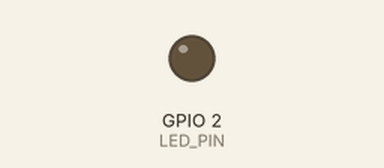
Simulated run of this sketch. Board: ESP8266 (NodeMCU). On the bench: output pins drawn as LEDs (lit = HIGH). WiFi joins after 1.5 s; servers stay silent unless stated; what the sketch prints to the serial monitor is not drawn.

Above: at 0.0 s.
At 2.6 s:
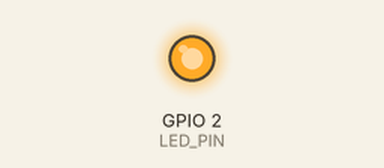
Timing chart, 0 to 4.1 s (numbered marks = the images above):
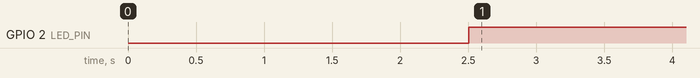

Measured:
- by itself, GPIO 2 (LED_PIN): LOW → HIGH at 2.5 s

The sketch:

test.ino
```cpp
#include <ESP8266WiFi.h>

// WiFi parameters to be configured
const char* ssid = "crunchytown";
const char* password = "zxasqw12";

#define LED_PIN 2

void setup(void)
{
  delay(1000);
  Serial.begin(9600);

  // Connect to WiFi
  WiFi.begin(ssid, password);

  // while wifi not connected yet, print '.'
  // then after it connected, get out of the loop
  while (WiFi.status() != WL_CONNECTED) {
     delay(500);
     Serial.print(".");
  }
  //print a new line, then print WiFi connected and the IP address
  Serial.println("");
  Serial.println("WiFi connected");

  // Print the IP address
  Serial.println(WiFi.localIP());

  pinMode(LED_PIN, OUTPUT);
}

void loop(void)
{
  if (WiFi.status() == WL_CONNECTED){
    digitalWrite(LED_PIN, HIGH);
  }
  else {
    digitalWrite(LED_PIN, LOW);
  }
}
```
